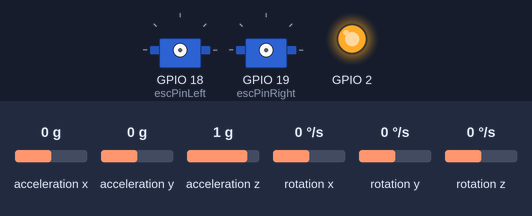
Simulated run of this sketch. Board: ESP32. Parts: 2 × servo, output pins drawn as LEDs (lit = HIGH). Wiring (inferred from the names in the program): MPU-6050 motion sensor at I2C address 0x68. The test bench sets the inputs (shaded band); at power-on: acceleration x 0 g, acceleration y 0 g, acceleration z 1 g, rotation x 0 °/s, rotation y 0 °/s, rotation z 0 °/s. What the sketch prints to the serial monitor is not drawn.

Above: at 0.1 s.
At 18.3 s:
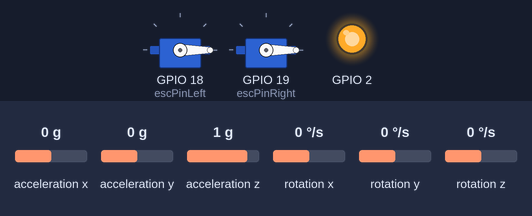
At 23.3 s:
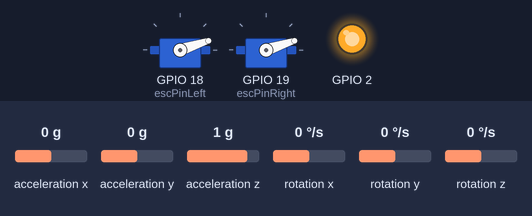
Timing chart, 0 to 24.8 s (numbered marks = the images above):
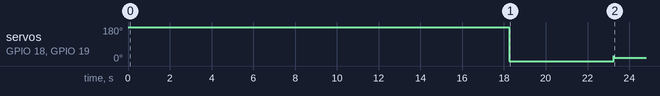

Measured:
- by itself, servo on GPIO 18 (escPinLeft), servo on GPIO 19 (escPinRight): 180° → 0° at 18.3 s, → 18° 5.0 s later

The sketch:

PID_tuning_Code.ino
```cpp
#include <Wire.h>
#include <Arduino.h>
#include <ESP32Servo.h>

// Define pins
const int escPinLeft = 18;    // Adjust based on your wiring
const int escPinRight = 19;   // Adjust based on your wiring

Servo escLeft;
Servo escRight;

// PID Parameters
float Kp = 5.0;
float Ki = 2.0;
float Kd = 2.0;

float targetAngle = 0.0;      // Desired horizontal angle
float currentAngle = 0.0;
float error = 0.0;
float previousError = 0.0;
float integral = 0.0;
float derivative = 0.0;
unsigned long lastTime = 0;
float pidOutput = 0.0;

// ESC control parameters
const int escMin = 1000;   // Minimum pulse width in microseconds
const int escMax = 2000;   // Maximum pulse width in microseconds
const int escNeutral = 1100; // Neutral (hover) pulse width

float RateRoll, RatePitch, RateYaw;
float RateCalibrationRoll, RateCalibrationPitch, RateCalibrationYaw;
int RateCalibrationNumber;
float AccX, AccY, AccZ;
float AngleRoll, AnglePitch;

uint32_t LoopTimer;

// Define the predicted angles and uncertainities,
//kalman angles are 0 initially since copter usually takes of from ground
// kalman uncertainities are 2deg off since it is impossible to be perfectly zero level
float KalmanAngleRoll = 0, KalmanUncertainityAngleRoll = 2*2;
float KalmanAnglePitch = 0, KalmanUncertainityAnglePitch = 2*2;

//Initialize the output filter
// first value - angle prediction, second value - uncertainity of the prediction
float Kalman1DOutput[] = {0,0};

// Function calcutaling predicted angle and uncertainity using Kalman equations
void kalman_1d(float KalmanState, float KalmanUncertainity, float KalmanInput,
  float KalmanMeasurement){
    KalmanState = KalmanState + 0.004*KalmanInput;
    KalmanUncertainity = KalmanUncertainity + 0.004*0.004*4*4;
    float KalmanGain = KalmanUncertainity/(KalmanUncertainity + 3*3);

    KalmanState = KalmanState + KalmanGain*(KalmanMeasurement-KalmanState);
    KalmanUncertainity = (1-KalmanGain)*KalmanUncertainity;

    Kalman1DOutput[0] = KalmanState;
    Kalman1DOutput[1] = KalmanUncertainity;
  }

void gyro_signals(void){
  //Starting I2C with gyro
  Wire.beginTransmission(0x68);

  // Switch on the low pass filter
  Wire.write(0x1A); // 0x68 is address of the register
  Wire.write(0x05); // 05 corresponds to 10Hz
  Wire.endTransmission();

  //configure accelerometer output
  Wire.beginTransmission(0x68);
  Wire.write(0x1C);
  Wire.write(0x10);
  Wire.endTransmission();

  //Reading accelerometer sensor values
  Wire.beginTransmission(0x68);
  Wire.write(0x3B);
  Wire.endTransmission();
  Wire.requestFrom(0x68,6);
  int16_t AccXLSB = Wire.read()<<8|Wire.read();
  int16_t AccYLSB = Wire.read()<<8|Wire.read();
  int16_t AccZLSB = Wire.read()<<8|Wire.read();

  Wire.beginTransmission(0x68);
  Wire.write(0x1B); //Register address for senstivity address
  Wire.write(0x8); // Adjusting sensitivity to 65.5 LSB per degree per second
  Wire.endTransmission();

  Wire.beginTransmission(0x68);
  Wire.write(0x43);
  Wire.endTransmission();

  Wire.requestFrom(0x68,6);
  int16_t GyroX = Wire.read()<<8 | Wire.read();
  int16_t GyroY = Wire.read()<<8 | Wire.read();
  int16_t GyroZ = Wire.read()<<8 | Wire.read();

  RateRoll = (float)GyroX/65.5;
  RatePitch = (float)GyroY/65.5;
  RateYaw = (float)GyroZ/65.5;

  //correct the acc value by adding or subtracting the excess value
  AccX = (float)AccXLSB/4096;
  AccY = (float)AccYLSB/4096;
  AccZ = (float)AccZLSB/4096;

  AngleRoll = atan(AccY/sqrt(AccX*AccX + AccZ*AccZ))*(180/3.142);
  AnglePitch = -atan(AccX/sqrt(AccY*AccY + AccZ*AccZ))*(180/3.142);

}

void setup(){
  Serial.begin(115200);
  pinMode(2,OUTPUT);
  digitalWrite(2,HIGH);

  Wire.setClock(400000); //clock speed of MPU6050
  Wire.begin();
  delay(250); //delay time for MPU6050 to start

  //Start Gyro Power mode
  Wire.beginTransmission(0x68);
  Wire.write(0x6B);
  Wire.write(0x00);
  Wire.endTransmission();

  RateCalibrationRoll = 0;
  RateCalibrationPitch = 0;
  RateCalibrationYaw = 0;


  for (RateCalibrationNumber =0;RateCalibrationNumber<2000;RateCalibrationNumber++){
    gyro_signals();
    RateCalibrationRoll += RateRoll;
    RateCalibrationPitch += RatePitch;
    RateCalibrationYaw += RateYaw;
    delay(4);
  }

  RateCalibrationRoll /= 2000;
  RateCalibrationPitch /= 2000;
  RateCalibrationYaw /= 2000;

  escLeft.attach(escPinLeft, escMin, escMax);
  escRight.attach(escPinRight, escMin, escMax);

  // Initialize ESCs at neutral
  escLeft.writeMicroseconds(escNeutral);
  escRight.writeMicroseconds(escNeutral);

  // Step 1: Send max throttle
  escLeft.writeMicroseconds(2000);  // Max throttle (adjust if needed)
  escRight.writeMicroseconds(2000);
  Serial.println("Sending MAX throttle (2000us) for calibration...");
  delay(5000);  // Wait 5 seconds for ESC to enter calibration mode

  // Step 2: Send min throttle
  escLeft.writeMicroseconds(1000);  // Min throttle
  escRight.writeMicroseconds(1000);
  Serial.println("Sending MIN throttle (1000us) to set min throttle...");
  delay(5000);  // Wait 5 seconds for ESC to record min throttle

  Serial.println("Calibration sequence complete.");

  // Step 3: Test low-speed spin
  escLeft.writeMicroseconds(1150);  // Low speed (adjust based on your ESC)
  escRight.writeMicroseconds(1150);
  Serial.println("Running motor at low speed...");

  lastTime = millis();

  LoopTimer = micros();

}

void loop(){

    // Check for PID value input from Serial Monitor
  if (Serial.available() > 0) {
    String inputLine = Serial.readStringUntil('\n');
    inputLine.trim();
    if (inputLine.length() > 0) {
      float newKp, newKi, newKd;
      int parsed = sscanf(inputLine.c_str(), "%f %f %f", &newKp, &newKi, &newKd);
      if (parsed == 3) {
        Kp = newKp;
        Ki = newKi;
        Kd = newKd;
        Serial.print("Updated PID -> Kp: "); Serial.print(Kp);
        Serial.print(", Ki: "); Serial.print(Ki);
        Serial.print(", Kd: "); Serial.println(Kd);
      } else {
        Serial.println("Invalid input format. Please enter: Kp Ki Kd");
      }
    }
  }

  gyro_signals();

  RateRoll -= RateCalibrationRoll;
  RatePitch -= RateCalibrationPitch;
  RateYaw -= RateCalibrationYaw;

  kalman_1d(KalmanAngleRoll, KalmanUncertainityAngleRoll, RateRoll, AngleRoll);
  KalmanAngleRoll = Kalman1DOutput[0];
  KalmanUncertainityAngleRoll = Kalman1DOutput[1];

  kalman_1d(KalmanAnglePitch, KalmanUncertainityAnglePitch, RatePitch, AnglePitch);
  KalmanAnglePitch = Kalman1DOutput[0];
  KalmanUncertainityAnglePitch = Kalman1DOutput[1];

  Serial.print("Roll Angle [deg]: ");
  Serial.print(KalmanAngleRoll);
  Serial.print(" | Pitch Angle [deg]: ");
  Serial.println(KalmanAnglePitch);

  //PID
  unsigned long now = millis();
  float dt = (now - lastTime) / 1000.0;  // Convert to seconds
  lastTime = now;

  currentAngle = KalmanAngleRoll;   // User-supplied function to get the current angle

  error = targetAngle - currentAngle;
  integral += error * dt;
  derivative = (error - previousError) / dt;
  previousError = error;

  pidOutput = (Kp * error) + (Ki * integral) + (Kd * derivative);

  // Limit PID output to avoid over-driving motors
  pidOutput = constrain(pidOutput, -100, 100);

  int escSignalLeft = escNeutral + pidOutput;
  int escSignalRight = escNeutral - pidOutput;

  escSignalLeft = constrain(escSignalLeft, escMin, escMax);
  escSignalRight = constrain(escSignalRight, escMin, escMax);

  escLeft.writeMicroseconds(escSignalLeft);
  escRight.writeMicroseconds(escSignalRight);

  Serial.print("Angle: "); Serial.print(currentAngle);
  Serial.print("\tPID Output: "); Serial.print(pidOutput);
  Serial.print("\tESC Left: "); Serial.print(escSignalLeft);
  Serial.print("\tESC Right: "); Serial.println(escSignalRight);


  //250Hz loop
  while(micros()-LoopTimer<4000);
  LoopTimer=micros();


}
```
